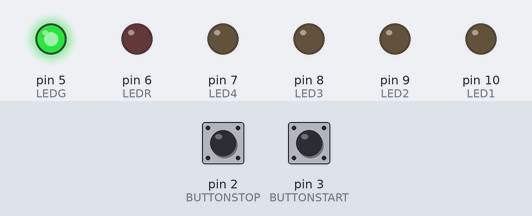
Bench run of a program on a simulated Arduino Uno, built with avr-gcc and run on an emulated ATmega328P. Parts: output pins drawn as LEDs (lit = HIGH). Dashed ring = blinking. The test bench sets the inputs (shaded band); at power-on: pin 3 (BUTTONSTART) HIGH, pin 2 (BUTTONSTOP) HIGH.

Above: at 1.2 s.
1.3 s: pin 3 (BUTTONSTART) pulled LOW for 0.15 s
At 1.7 s:
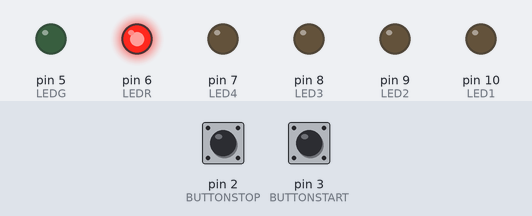
At 4.2 s:
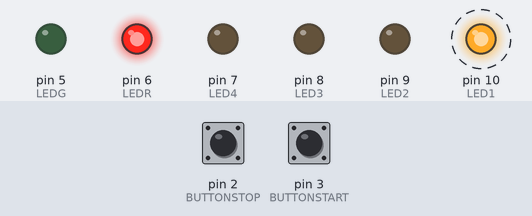
4.3 s: pin 2 (BUTTONSTOP) pulled LOW for 3.2 s
At 6.7 s:
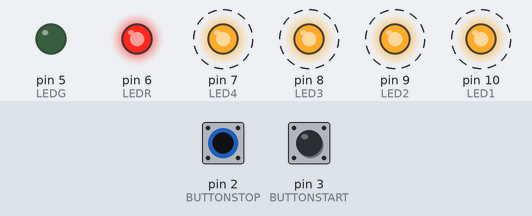
9.8 s: pin 3 (BUTTONSTART) pulled LOW for 1 s
At 13.7 s:
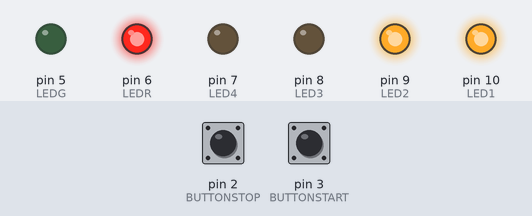
13.8 s: pin 2 (BUTTONSTOP) pulled LOW for 1 s
17.8 s: pin 2 (BUTTONSTOP) pulled LOW for 0.15 s
20.9 s: pin 2 (BUTTONSTOP) pulled LOW for 1 s
Timing chart, 0 to 24.9 s (numbered marks = the images above; inputs shaded):
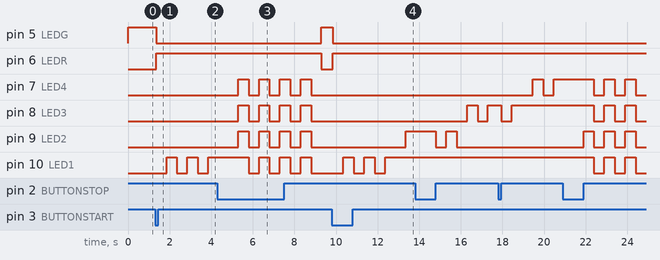

The program:

main.cpp
```cpp
#include <Arduino.h>

// Definirea pinilor pentru LED-uri si butoane
#define BUTTONSTART 3 // Buton - start
#define BUTTONSTOP 2  // Buton - stop
#define LEDR 6        // LED-ul RGB - Rosu
#define LEDG 5        // LED-ul RGB - Verde
#define LED1 10       // LED-ul 1 - 25%
#define LED2 9        // LED-ul 2 - 50%
#define LED3 8        // LED-ul 3 - 75%
#define LED4 7        // LED-ul 4 - 100%

bool charging = false;            // Contorizeaza incarcarea
int chargeLvl = 0;                // Ne arata nivelul incarcarii
unsigned long lastUpdate = 0;     // Timp ultim update
unsigned long lastDebounce = 0;   // Timp ultim debounce
unsigned long debounceDelay = 50; // Timp debounce (50ms)
unsigned long stopHold = 1000;    // Timp apasare lunga

int lastbutonStartState = LOW;    // Stare precedenta - buton start
int butonStartState = LOW;        // Stare curenta - buton start
int butonStopState = LOW;         // Stare curenta - buton stop

bool blinking = false;            // Contorizeaza clipirea
unsigned long lastBlink = 0;      // Timp ultim blink

// Functie - porneste incarcarea
void startCharging() {
    charging = true;
    chargeLvl = 1;
    lastUpdate = millis();
    digitalWrite(LEDG, LOW);
    digitalWrite(LEDR, HIGH);
}

// Functie - reseteaza toate LED-urile
void resetAllLeds() {
    digitalWrite(LED1, LOW);
    digitalWrite(LED2, LOW);
    digitalWrite(LED3, LOW);
    digitalWrite(LED4, LOW);
}

// Functie - opreste incarcarea dupa ce este finalizata si reseteaza procesul
void stopCharging() {
    charging = false;
    digitalWrite(LEDG, HIGH);
    digitalWrite(LEDR, LOW);
    resetAllLeds();
}

// Functie - clipirea LED-ului curent
void blinkCurrentLed() {
    int currentLed;
    if (chargeLvl == 1)
        currentLed = LED1;
    if (chargeLvl == 2)
        currentLed = LED2;
    if (chargeLvl == 3)
        currentLed = LED3;
    if (chargeLvl == 4)
        currentLed = LED4;
    if (millis() - lastBlink > 500) {
        blinking = !blinking;
        digitalWrite(currentLed, blinking ? LOW : HIGH);
        lastBlink = millis();
    }
}

// Functie - animatie final
void blinkAllLeds() {
    for (int i = 0; i < 4; i++) {
        digitalWrite(LED1, HIGH);
        digitalWrite(LED2, HIGH);
        digitalWrite(LED3, HIGH);
        digitalWrite(LED4, HIGH);
        delay(500);
        resetAllLeds();
        delay(500);
    }
}

// Functie - opreste incarcarea fortat
void interruptCharging() {
    charging = false;
    blinkAllLeds();
    stopCharging();
}

// Functie - procesul de incarcare
void updateCharging() {
    if (chargeLvl <= 4) {
        if (millis() - lastUpdate > 3000) {
            chargeLvl++;
            lastUpdate = millis();
        }
        blinkCurrentLed();
    } else {
        blinkAllLeds();
        stopCharging();
    }
}

void setup() {
    // Declararea pinilor de intrare
    pinMode(BUTTONSTART, INPUT);
    pinMode(BUTTONSTOP, INPUT);

    // Declararea pinilor de iesire
    pinMode(LEDR, OUTPUT);
    pinMode(LEDG, OUTPUT);
    pinMode(LED1, OUTPUT);
    pinMode(LED2, OUTPUT);
    pinMode(LED3, OUTPUT);
    pinMode(LED4, OUTPUT);

    // Starea initiala - Verde
    digitalWrite(LEDG, HIGH);
}

void loop() {
    // Buton - start
    int reading = !digitalRead(BUTTONSTART);
    if (reading != lastbutonStartState) {
        lastDebounce = millis();
    }
    if ((millis() - lastDebounce) > debounceDelay) {
        if (reading != butonStartState) {
            butonStartState = reading;
            if (butonStartState == HIGH && !charging) {
                startCharging();
            }
        }
    }
    lastbutonStartState = reading;

    // Buton - stop
    butonStopState = digitalRead(BUTTONSTOP);
    if (butonStopState == LOW) {
        unsigned long pressStart = millis();
        while (digitalRead(BUTTONSTOP) == LOW) {
            if (millis() - pressStart > stopHold) {
                interruptCharging();
                break;
            }
        }
    }

    // Actualizarea procesului de incarcare
    if (charging) {
        updateCharging();
    }
}
```

Measured:
- after the input at 1.3 s, pin 5 (LEDG): HIGH → LOW after 0.05 s; pin 6 (LEDR): LOW → HIGH after 0.05 s; pin 10 (LED1): alternates HIGH for 0.50 s and LOW for 0.50 s, starting after 0.55 s
- after the input at 4.3 s, pin 5 (LEDG): LOW → HIGH after 5.0 s; pin 6 (LEDR): HIGH → LOW after 5.0 s; pin 7 (LED4): alternates HIGH for 0.50 s and LOW for 0.50 s, starting after 1.0 s; pin 10 (LED1): alternates HIGH for 0.50 s and LOW for 0.50 s, starting after 1.5 s
- after the input at 9.8 s, pin 5 (LEDG): HIGH → LOW after 0.05 s; pin 6 (LEDR): LOW → HIGH after 0.05 s; pin 9 (LED2): LOW → HIGH after 3.6 s; pin 10 (LED1): alternates HIGH for 0.50 s and LOW for 0.50 s, 5 changes in all, then stays HIGH, starting after 0.55 s
- by itself, pin 8 (LED3), pin 9 (LED2): alternates HIGH for 0.50 s and LOW for 0.50 s
